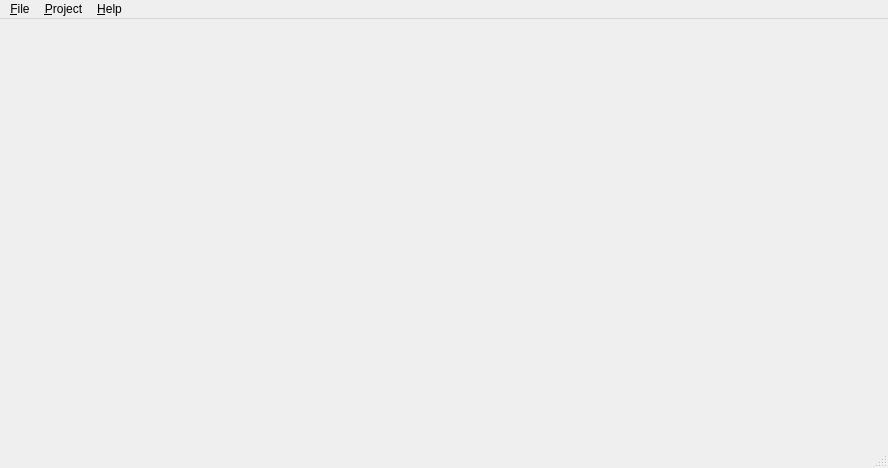
<?xml version="1.0" encoding="UTF-8"?>
<ui version="4.0">
 <class>MainWindow</class>
 <widget class="QMainWindow" name="MainWindow">
  <property name="geometry">
   <rect>
    <x>0</x>
    <y>0</y>
    <width>888</width>
    <height>468</height>
   </rect>
  </property>
  <property name="windowTitle">
   <string/>
  </property>
  <widget class="QWidget" name="centralwidget">
   <layout class="QVBoxLayout" name="verticalLayout_2">
    <item>
     <layout class="QVBoxLayout" name="centralLayout"/>
    </item>
   </layout>
  </widget>
  <widget class="QMenuBar" name="menubar">
   <property name="geometry">
    <rect>
     <x>0</x>
     <y>0</y>
     <width>888</width>
     <height>25</height>
    </rect>
   </property>
   <widget class="QMenu" name="menuFile">
    <property name="title">
     <string>&amp;File</string>
    </property>
    <widget class="QMenu" name="menu_Import">
     <property name="title">
      <string>&amp;Import</string>
     </property>
     <addaction name="actionImportCSV"/>
     <addaction name="actionImportYYF"/>
     <addaction name="actionImportYJF"/>
    </widget>
    <widget class="QMenu" name="menuExport">
     <property name="enabled">
      <bool>false</bool>
     </property>
     <property name="title">
      <string>Export</string>
     </property>
     <addaction name="actionExportYYF"/>
     <addaction name="actionExportYJF"/>
     <addaction name="actionExportImage"/>
    </widget>
    <addaction name="actionOpenYatelDB"/>
    <addaction name="actionConnectToRemoteYatel"/>
    <addaction name="separator"/>
    <addaction name="menu_Import"/>
    <addaction name="menuExport"/>
    <addaction name="separator"/>
    <addaction name="actionExit"/>
   </widget>
   <widget class="QMenu" name="menu_Help">
    <property name="title">
     <string>&amp;Help</string>
    </property>
    <addaction name="actionYatelHelp"/>
    <addaction name="separator"/>
    <addaction name="actionAbout"/>
    <addaction name="actionAboutQt"/>
   </widget>
   <widget class="QMenu" name="menuProjects">
    <property name="title">
     <string>&amp;Project</string>
    </property>
    <addaction name="actionLoad"/>
    <addaction name="actionSave"/>
    <addaction name="actionClose"/>
   </widget>
   <addaction name="menuFile"/>
   <addaction name="menuProjects"/>
   <addaction name="menu_Help"/>
  </widget>
  <widget class="QStatusBar" name="statusbar"/>
  <action name="actionExit">
   <property name="text">
    <string>&amp;Exit</string>
   </property>
  </action>
  <action name="actionAbout">
   <property name="text">
    <string>About Yatel...</string>
   </property>
  </action>
  <action name="actionAboutQt">
   <property name="text">
    <string>About Qt...</string>
   </property>
  </action>
  <action name="actionOpenYatelDB">
   <property name="text">
    <string>&amp;Open Yatel DB...</string>
   </property>
  </action>
  <action name="actionSave">
   <property name="enabled">
    <bool>false</bool>
   </property>
   <property name="text">
    <string>&amp;Save Version</string>
   </property>
  </action>
  <action name="actionClose">
   <property name="enabled">
    <bool>false</bool>
   </property>
   <property name="text">
    <string>&amp;Close</string>
   </property>
  </action>
  <action name="actionLoad">
   <property name="enabled">
    <bool>false</bool>
   </property>
   <property name="text">
    <string>&amp;Load Version</string>
   </property>
  </action>
  <action name="actionImportCSV">
   <property name="text">
    <string>CSV</string>
   </property>
  </action>
  <action name="actionImportYYF">
   <property name="text">
    <string>YYF</string>
   </property>
  </action>
  <action name="actionExportYYF">
   <property name="text">
    <string>YYF</string>
   </property>
  </action>
  <action name="actionImportYJF">
   <property name="text">
    <string>YJF</string>
   </property>
   <property name="toolTip">
    <string>YJF</string>
   </property>
  </action>
  <action name="actionExportYJF">
   <property name="text">
    <string>YJF</string>
   </property>
   <property name="toolTip">
    <string>YJF</string>
   </property>
  </action>
  <action name="actionYatelHelp">
   <property name="text">
    <string>&amp;Yatel Help</string>
   </property>
   <property name="shortcut">
    <string>Ctrl+?</string>
   </property>
  </action>
  <action name="actionConnectToRemoteYatel">
   <property name="text">
    <string>Connect to Remote Yatel...</string>
   </property>
  </action>
  <action name="actionExportImage">
   <property name="text">
    <string>Image</string>
   </property>
  </action>
 </widget>
 <resources/>
 <connections/>
</ui>
